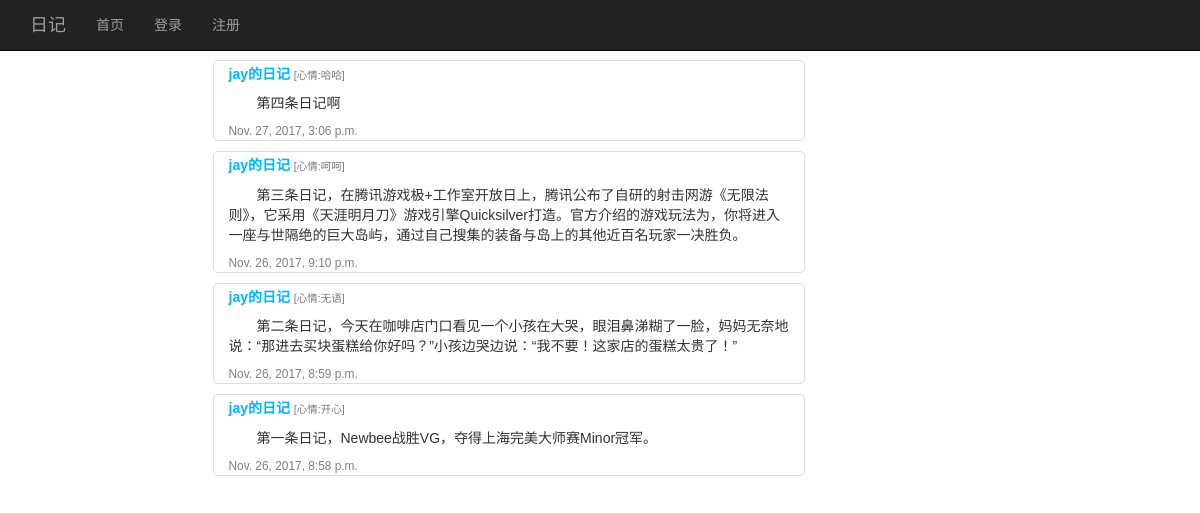
/diary/, run on an earlier commit of the app's database.
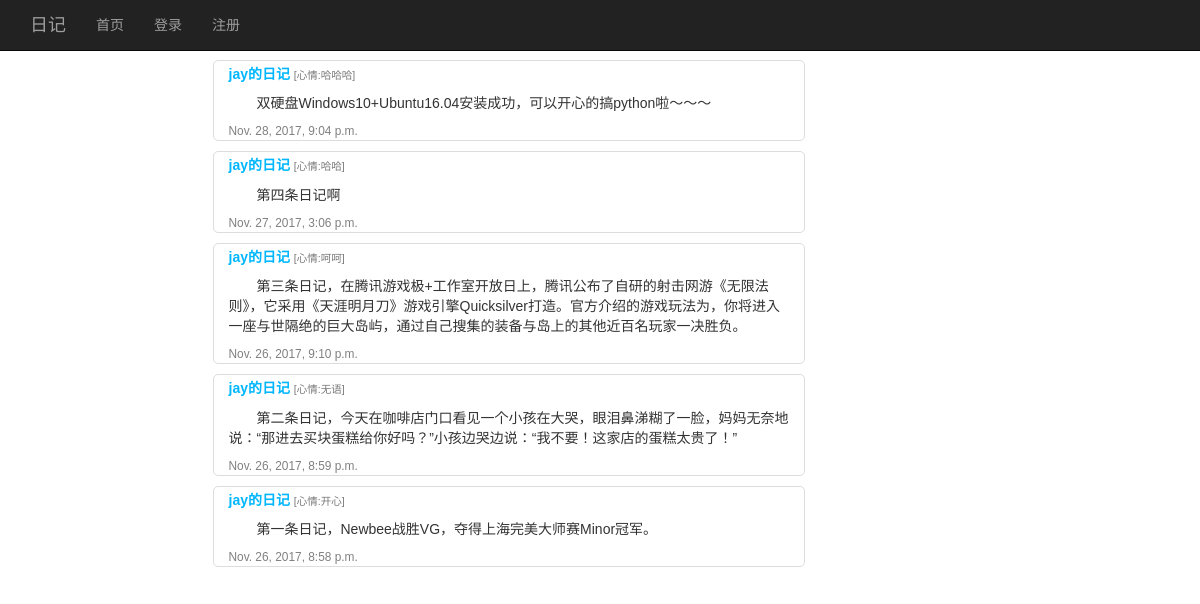
And on a later commit of the database.
### diary/models.py (models this page shows)
class Diary(models.Model):
    user = models.ForeignKey(User, default='',on_delete=models.CASCADE)
    content = models.CharField(max_length=1000)
    pub_date = models.DateTimeField('date_published')
    mood = models.CharField(max_length=10)

### diary/views.py (the view)
def index(request):#首页
    all_diaries = Diary.objects.order_by('-pub_date')
    if request.session.get('username'):
        username = request.session["username"]
    else:
        username = ''
    return render_to_response('diaries/index.html', {'username': username, 'all_diaries': all_diaries})

### diary/templates/diaries/index.html
{% extends "layout.html" %}
{% block content %}
    <div class="container">
        <div class="row">
            <div class="col-lg-1"></div>
            <div class="col-lg-7">
                {% if all_diaries %}
                    <ul>
                        {% for diary in all_diaries %}
                            <div id="diary-info" class="list-group-item">
                                <h5 id="diary-username"><a href="/diary/{{ diary.id }}">{{ diary.user.username }}的日记</a>
                                    <small>[心情:{{ diary.mood }}]</small>
                                </h5>
                                <p id="diary-content">{{ diary.content }}</p>
                                <small id="diary-time">{{ diary.pub_date }}</small>
                            </div>
                        {% endfor %}
                    </ul>
                {% else %}
                    <p>No diaries are available.</p>
                {% endif %}
            </div>
            <div class="col-lg-4"></div>
        </div>
    </div>
{% endblock %}

What changed in the data, as far as the page shows it:
added Diary: user.username "jay", mood "哈哈哈", content "双硬盘Windows10+Ubuntu16.04安装成功，可以开心的搞python啦～～～", pub_date "Nov. 28, 2017, 9:04 p.m."
